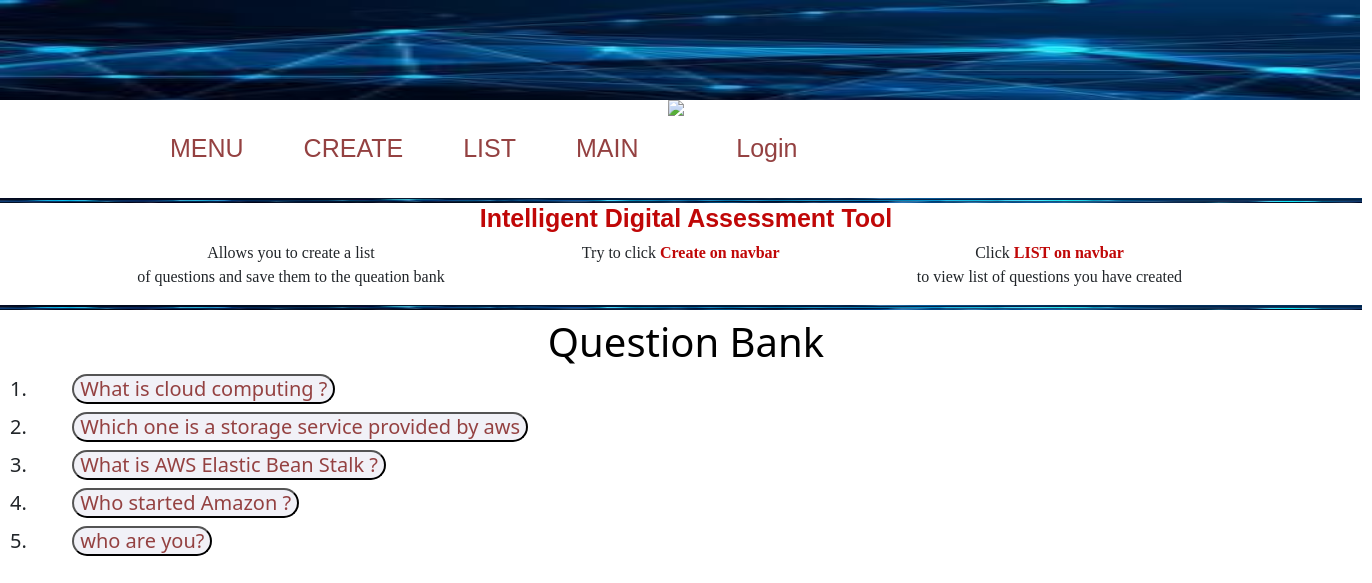
The app's page /questionbank/list/ with its own data.
### questionbank/models.py (models this page shows, shortened)
class Question(models.Model):
    questionname = models.CharField(max_length=300)
    id=models.IntegerField(null=False,default=1,primary_key=True)
    a = models.CharField(max_length=150,null=True)
    b = models.CharField(max_length=150,null=True)
    c = models.CharField(max_length=150,null=True)
    d = models.CharField(max_length=150,null=True)
    answer = models.CharField(max_length=1,default='a',null=True)
    def __str__(self):
        return self.questionname

### questionbank/views.py (the view)
# urls.py: path('list/',views.listExams,name='list'),
def list(request):
    questions = Question.objects.all()
    print(questions)
    question_list={'questions':questions}
    return render(request,'questionbank/question_list.html',context=question_list)

### templates/questionbank/question_list.html (shortened to what this page needs)
{% extends 'questionbank/questionbankbase.html' %}
{% load static %}
{% block body_block %}
<link rel='stylesheet'href={% static 'wlx.css'%}>
<h1>Question Bank </h1>
<ol >
  {% for question in questions %}
  <div >
      <h5><li><button class='ques'><a href='{{question.id}}'>{{question.questionname}}</a></button></li></h5>
  </div>
  {% endfor %}
</ol>
{% endblock %}

### static/nav.css (style rules this page uses)
a { position: relative; background-image: linear-gradient( to right, #54b3d6, #54b3d6 50%, #fcfafa 50% ); }
a { background-image: linear-gradient( to right, #54b3d6, #54b3d6 50%, #fdfcfc 50% ); background-size: 200% 100%; background-position: -100%; }
a { background-image: linear-gradient( to right, #54b3d6, #54b3d6 50%, #181717 50% ); background-size: 200% 100%; background-position: -100%; -webkit-background-clip: text; -webkit-text-fill-color: transparent; }
a:before { content: ''; background: #54b3d6; display: block; position: absolute; height: 3px; }
a { background-image: linear-gradient( to right, #54b3d6, #54b3d6 50%, #944141 50% ); background-size: 200% 100%; background-position: -100%; -webkit-background-clip: text; -webkit-text-fill-color: transparent; transition: all 0.3s ease-in-out; }

### static/wlx.css (style rules this page uses)
h1 { text-align: center; color: black; }
.ques { border-radius: 25px; margin-left: 3%; background-color: rgb(241, 241, 247); }
a { background-color: transparent; }

### records on screen
Question: questionname "What is cloud computing ?"
Question: questionname "Which one is a storage service provided by aws"
Question: questionname "What is AWS Elastic Bean Stalk ?"
Question: questionname "Who started Amazon ?"
Question: questionname "who are you?"
